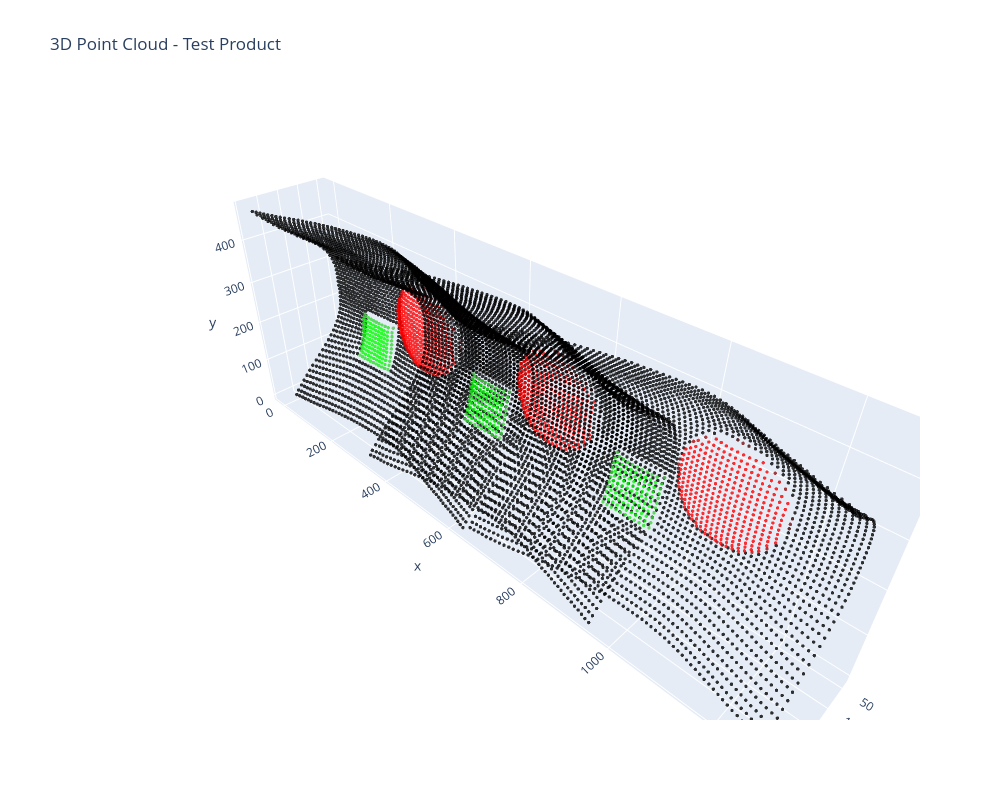

The notebook cell this image was saved under:
### Markdown cell above
### improve geometry analysis and texture mapping

### Code cell
import pandas as pd
import numpy as np
import cv2
from PIL import Image
import plotly.graph_objects as go
from plotly.subplots import make_subplots
from transformers import pipeline
import torch
import os
import matplotlib.pyplot as plt

class ProductVisualizerWithSteps:
    def __init__(self, model_checkpoint="depth-anything/Depth-Anything-V2-base-hf"):
        """Initialize the visualizer with the depth estimation model"""
        self.device = "cuda" if torch.cuda.is_available() else "cpu"
        self.model = pipeline("depth-estimation", model=model_checkpoint, device=self.device)

    def plot_original_images(self, images):
        """Plot original input images"""
        n_images = len(images)
        fig = plt.figure(figsize=(15, 5))
        
        for i, img in enumerate(images):
            plt.subplot(1, n_images, i+1)
            plt.imshow(cv2.cvtColor(img, cv2.COLOR_BGR2RGB))
            plt.title(f'Original Image {i+1}')
            plt.axis('off')
        
        plt.tight_layout()
        plt.show()

    def plot_depth_maps(self, depth_maps):
        """Plot depth maps with colormap"""
        n_maps = len(depth_maps)
        fig = plt.figure(figsize=(15, 5))
        
        for i, depth in enumerate(depth_maps):
            plt.subplot(1, n_maps, i+1)
            plt.imshow(depth, cmap='viridis')
            plt.colorbar(label='Depth')
            plt.title(f'Depth Map {i+1}')
            plt.axis('off')
        
        plt.tight_layout()
        plt.show()

    def plot_point_cloud_2d(self, points, colors):
        """Plot 2D projections of point cloud"""
        fig = plt.figure(figsize=(15, 5))
        
        # XY projection
        plt.subplot(131)
        plt.scatter(points[:, 0], points[:, 1], c=colors/255, s=1)
        plt.title('Top View (XY)')
        plt.xlabel('X')
        plt.ylabel('Y')
        
        # XZ projection
        plt.subplot(132)
        plt.scatter(points[:, 0], points[:, 2], c=colors/255, s=1)
        plt.title('Front View (XZ)')
        plt.xlabel('X')
        plt.ylabel('Z')
        
        # YZ projection
        plt.subplot(133)
        plt.scatter(points[:, 1], points[:, 2], c=colors/255, s=1)
        plt.title('Side View (YZ)')
        plt.xlabel('Y')
        plt.ylabel('Z')
        
        plt.tight_layout()
        plt.show()

    def plot_3d_interactive(self, points, colors, title="3D Point Cloud"):
        """Create interactive 3D plot"""
        fig = go.Figure(data=[
            go.Scatter3d(
                x=points[:, 0],
                y=points[:, 1],
                z=points[:, 2],
                mode='markers',
                marker=dict(
                    size=2,
                    color=['rgb({},{},{})'.format(r,g,b) for r,g,b in colors],
                    opacity=0.8
                )
            )
        ])
        
        fig.update_layout(
            title=title,
            scene=dict(
                aspectmode='data',
                camera=dict(
                    up=dict(x=0, y=1, z=0),
                    center=dict(x=0, y=0, z=0),
                    eye=dict(x=1.5, y=1.5, z=1.5)
                )
            ),
            height=800,
            width=1000
        )
        
        fig.show()

    def process_image(self, image_path):
        """Process a single image and plot steps"""
        # Read and show original image
        image = cv2.imread(image_path)
        if image is None:
            print(f"Failed to load image: {image_path}")
            return None
            
        plt.figure(figsize=(8, 4))
        plt.subplot(121)
        plt.imshow(cv2.cvtColor(image, cv2.COLOR_BGR2RGB))
        plt.title('Original Image')
        plt.axis('off')
        
        # Get depth prediction
        image_pil = Image.fromarray(cv2.cvtColor(image, cv2.COLOR_BGR2RGB))
        prediction = self.model(image_pil)
        depth_map = np.array(prediction["depth"]).squeeze()
        depth_map = cv2.resize(depth_map, (image.shape[1], image.shape[0]))
        
        # Show depth map
        plt.subplot(122)
        plt.imshow(depth_map, cmap='viridis')
        plt.colorbar(label='Depth')
        plt.title('Depth Map')
        plt.axis('off')
        
        plt.tight_layout()
        plt.show()
        
        return image, depth_map

    def create_point_cloud(self, images, depth_maps, sample_rate=10):
        """Create and visualize point cloud creation process"""
        points_list = []
        colors_list = []
        
        # Process each image and show intermediate results
        for idx, (img, depth) in enumerate(zip(images, depth_maps)):
            h, w = depth.shape
            
            # Create sampling grid
            y_coords, x_coords = np.mgrid[0:h:sample_rate, 0:w:sample_rate]
            valid_depths = depth[y_coords, x_coords] > 0
            
            # Extract points and colors
            points = np.column_stack([
                x_coords[valid_depths] + (idx * w/2),  # offset in x direction
                y_coords[valid_depths],
                depth[y_coords, x_coords][valid_depths]
            ])
            colors = img[y_coords[valid_depths], x_coords[valid_depths]]
            
            # Show intermediate point cloud
            plt.figure(figsize=(10, 5))
            plt.subplot(121)
            plt.scatter(points[:, 0], points[:, 1], c=colors/255, s=1)
            plt.title(f'Points from Image {idx+1} (Top View)')
            plt.axis('equal')
            
            plt.subplot(122)
            plt.scatter(points[:, 0], points[:, 2], c=colors/255, s=1)
            plt.title(f'Points from Image {idx+1} (Side View)')
            plt.axis('equal')
            
            plt.tight_layout()
            plt.show()
            
            points_list.append(points)
            colors_list.append(colors)
        
        # Combine all points
        points = np.vstack(points_list)
        colors = np.vstack(colors_list)
        
        return points, colors

    def process_product(self, image_paths, product_name="Product"):
        """Complete processing pipeline with visualization at each step"""
        print(f"Processing {product_name}...")
        
        # 1. Load and display original images
        print("\nStep 1: Original Images")
        processed_data = []
        for path in image_paths:
            result = self.process_image(path)
            if result is not None:
                processed_data.append(result)
        
        if not processed_data:
            print("No valid images processed")
            return
        
        # Separate images and depth maps
        images, depth_maps = zip(*processed_data)
        
        # 2. Show all depth maps together
        print("\nStep 2: Depth Maps")
        self.plot_depth_maps(depth_maps)
        
        # 3. Create and show point cloud
        print("\nStep 3: Point Cloud Creation")
        points, colors = self.create_point_cloud(images, depth_maps)
        
        # 4. Show 2D projections
        print("\nStep 4: 2D Projections")
        self.plot_point_cloud_2d(points, colors)
        
        # 5. Final interactive 3D visualization
        print("\nStep 5: Final 3D Visualization")
        self.plot_3d_interactive(points, colors, f"3D Point Cloud - {product_name}")
        
        return points, colors, images

# Example usage
def create_dummy_images(n_images=3, size=(640, 480)):
    """Create dummy images for testing"""
    images = []
    for i in range(n_images):
        img = np.zeros((size[1], size[0], 3), dtype=np.uint8)
        # Add some basic shapes with different positions
        center = (size[0]//2 + i*50, size[1]//2)
        cv2.circle(img, center, 100, (255,0,0), -1)
        cv2.rectangle(img, (100+i*50,100), (200+i*50,200), (0,255,0), -1)
        images.append(img)
    return images

if __name__ == "__main__":
    visualizer = ProductVisualizerWithSteps()
    
    # Create and save dummy images
    dummy_images = create_dummy_images()
    image_paths = []
    for i, img in enumerate(dummy_images):
        path = f"temp_img_{i}.jpg"
        cv2.imwrite(path, img)
        image_paths.append(path)
    
    # Process images with step-by-step visualization
    points, colors, images = visualizer.process_product(
        image_paths, 
        product_name="Test Product"
    )
    
    # Cleanup
    for path in image_paths:
        os.remove(path)

### Figure 1 — Plotly figure (JSON) as saved in the notebook; plotly's stock layout.template omitted (floating-point values rounded to 4 significant figures; data arrays with more than 128 entries replaced by an {"elided": "..."} marker saying what was removed)
{"data": [{"marker": {"color": {"elided": "9216 str values"}, "opacity": 0.8, "size": 2}, "mode": "markers", "type": "scatter3d", "x": {"elided": "9216 int values"}, "y": {"elided": "9216 int values"}, "z": {"elided": "9216 int values"}}], "layout": {"height": 800, "scene": {"aspectmode": "data", "camera": {"center": {"x": 0, "y": 0, "z": 0}, "eye": {"x": 1.5, "y": 1.5, "z": 1.5}, "up": {"x": 0, "y": 1, "z": 0}}}, "title": {"text": "3D Point Cloud - Test Product"}, "width": 1000}}
